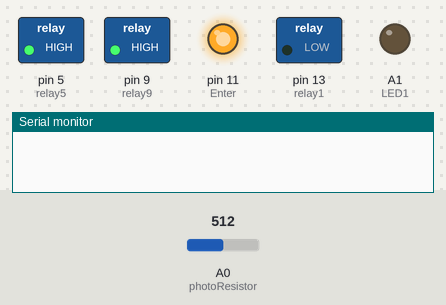
Simulated run of this sketch. Board: Arduino Uno, built with avr-gcc and run on an emulated ATmega328P. On the bench: switched loads named in the sketch (green lamp = pin HIGH), output pins drawn as LEDs (lit = HIGH), the last lines printed to the serial monitor. The inputs (shaded band) are chosen by the test bench; at power-on: A0 (photoResistor) = 512.

Above: at 0.5 s.
At 2.5 s:
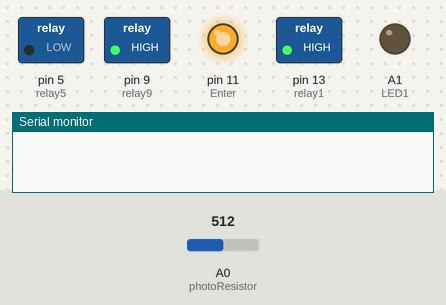
At 3.5 s:
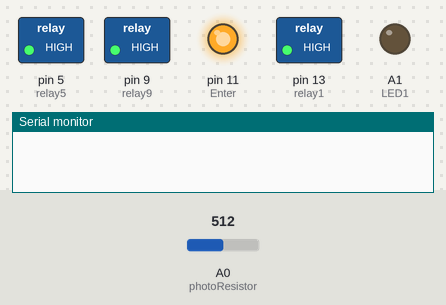
At 6.5 s:
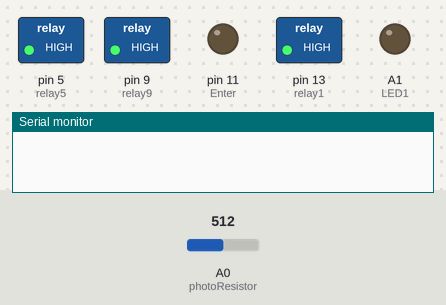
At 13.0 s:
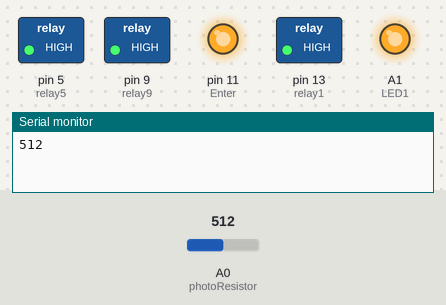
At 22.5 s:
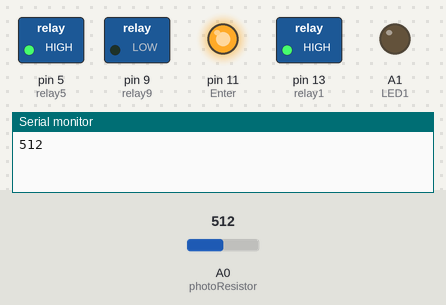
Timing chart, 0 to 23.4 s (numbered marks = the images above):
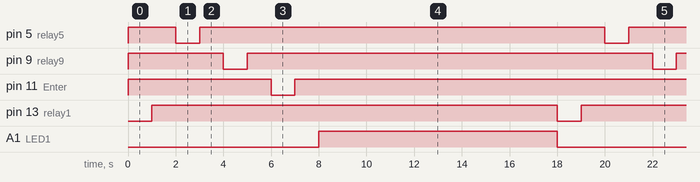

Measured:
- by itself, pin 5 (relay5), pin 9 (relay9), pin 11 (Enter), pin 13 (relay1): alternates HIGH for 17.0 s and LOW for 1.0 s
- by itself, A1 (LED1): alternates HIGH for 10.0 s and LOW for 8.0 s
- by itself, everything shown: repeats every 18.0 s, in 10 steps

The sketch:

sketch_nov20a.ino
```cpp
int relay1 = 13;
int relay5 = 5;
int relay9 = 9;
int Enter = 11;
int LED1 = A1;
int photoResistor = A0;
void setup() {
  // put your setup code here, to run once:
  pinMode(relay1, OUTPUT);
  pinMode(relay5, OUTPUT);
  pinMode(relay9, OUTPUT);
  pinMode(Enter, OUTPUT);
  pinMode(LED1, OUTPUT);
  pinMode(photoResistor, INPUT);
  digitalWrite(relay1, HIGH);
  digitalWrite(relay5, HIGH);
  digitalWrite(relay9, HIGH);
  digitalWrite(Enter, HIGH);
  Serial.begin(9600);

}

void loop() {
  digitalWrite(relay1, LOW);
  delay(1000);
  digitalWrite(relay1, HIGH);
  delay(1000);


  digitalWrite(relay5, LOW);
  delay(1000);
  digitalWrite(relay5, HIGH);
  delay(1000);

  digitalWrite(relay9, LOW);
  delay(1000);
  digitalWrite(relay9, HIGH);
  delay(1000);

  digitalWrite(Enter, LOW);
  delay(1000);
  digitalWrite(Enter, HIGH);
  delay(1000);

  int value = analogRead(photoResistor);
  Serial.println(value);

if(value>45){
  digitalWrite(LED1, HIGH);
  delay(10000);
  digitalWrite(LED1, LOW);
  }


}
```
